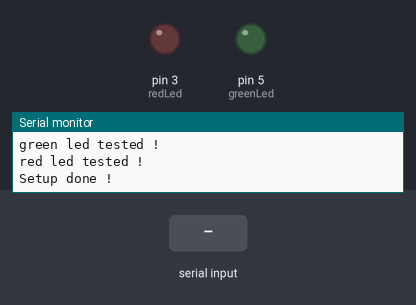
A sketch run on a simulated Arduino Uno, built with avr-gcc and run on an emulated ATmega328P. On the bench: output pins drawn as LEDs (lit = HIGH), the last lines printed to the serial monitor. Dashed ring = blinking. The inputs (shaded band) are chosen by the test bench.

Above: at 2.2 s.
2.3 s: "1" received over the second serial link
At 2.7 s:
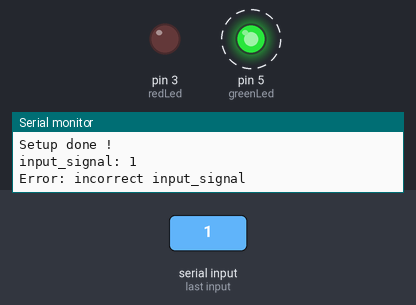
At 3.2 s:
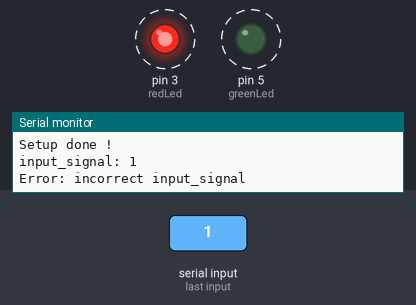
Timing chart, 0 to 11.3 s (numbered marks = the images above; inputs shaded):
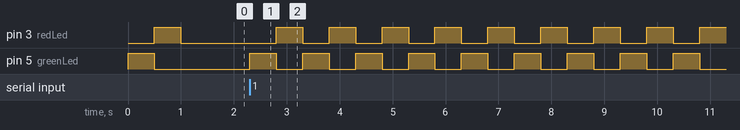

The sketch:

bt_lights.ino
```cpp
#include <SoftwareSerial.h>

int greenLed = 5;
int redLed = 3;
SoftwareSerial hc06(12,10);


void setup() {
  pinMode(greenLed, OUTPUT);
  pinMode(redLed, OUTPUT);
  Serial.begin(9600);
  hc06.begin(9600);
  Serial.println("Serials started");

  digitalWrite(greenLed, HIGH);
  delay(500);
  digitalWrite(greenLed, LOW);
  Serial.println("green led tested !");
  digitalWrite(redLed, HIGH);
  delay(500);
  digitalWrite(redLed, LOW);
  Serial.println("red led tested !");

  Serial.println("Setup done !");
}

void loop() {
  while(hc06.available() == 0); // waiting for commands
    char input_signal = hc06.read(); // command
    Serial.print("input_signal: ");
    Serial.println(input_signal);
    switch(input_signal) {
      case 'a':
        greenOn();
        break;
      case 'b':
        redOn();
        break;
      default:
        Serial.println("Error: incorrect input_signal");
        displayError();
        break;
    }
}

void redOn() {
  digitalWrite(greenLed, LOW);
  digitalWrite(redLed, HIGH);
}


void greenOn() {
  digitalWrite(greenLed, HIGH);
  digitalWrite(redLed, LOW);
}

void displayError() {
  for (int i=0; i < 10; i++) {
    digitalWrite(greenLed, HIGH);
    delay(500);
    digitalWrite(greenLed, LOW);
    digitalWrite(redLed, HIGH);
    delay(500);
    digitalWrite(redLed, LOW);
  }
}
```

Measured:
- after the input at 2.3 s, pin 3 (redLed): alternates HIGH for 0.50 s and LOW for 0.50 s, starting after 0.50 s; pin 5 (greenLed): alternates HIGH for 0.50 s and LOW for 0.50 s, starting at once
